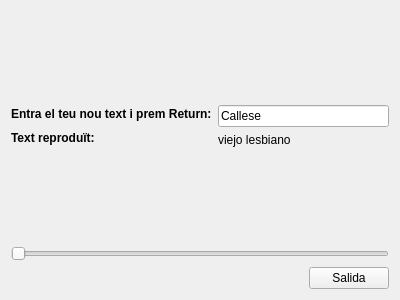
<?xml version="1.0" encoding="UTF-8"?>
<ui version="4.0">
 <class>MyForm</class>
 <widget class="QWidget" name="MyForm">
  <property name="geometry">
   <rect>
    <x>0</x>
    <y>0</y>
    <width>400</width>
    <height>300</height>
   </rect>
  </property>
  <property name="windowTitle">
   <string>MyForm</string>
  </property>
  <layout class="QVBoxLayout" name="verticalLayout_5">
   <item>
    <layout class="QVBoxLayout" name="verticalLayout_4">
     <item>
      <spacer name="verticalSpacer_2">
       <property name="orientation">
        <enum>Qt::Vertical</enum>
       </property>
       <property name="sizeHint" stdset="0">
        <size>
         <width>20</width>
         <height>40</height>
        </size>
       </property>
      </spacer>
     </item>
     <item>
      <layout class="QHBoxLayout" name="horizontalLayout">
       <item>
        <layout class="QVBoxLayout" name="verticalLayout_2">
         <item>
          <widget class="QLabel" name="label">
           <property name="font">
            <font>
             <weight>75</weight>
             <bold>true</bold>
            </font>
           </property>
           <property name="text">
            <string>Entra el teu nou text i prem Return:</string>
           </property>
          </widget>
         </item>
         <item>
          <widget class="QLabel" name="label_3">
           <property name="font">
            <font>
             <weight>75</weight>
             <bold>true</bold>
            </font>
           </property>
           <property name="text">
            <string>Text reproduït:</string>
           </property>
          </widget>
         </item>
        </layout>
       </item>
       <item>
        <layout class="QVBoxLayout" name="verticalLayout">
         <item>
          <widget class="MyLineEdit" name="lineEdit">
           <property name="text">
            <string>Callese</string>
           </property>
          </widget>
         </item>
         <item>
          <widget class="MyLabel" name="label_2">
           <property name="text">
            <string>viejo lesbiano</string>
           </property>
          </widget>
         </item>
        </layout>
       </item>
      </layout>
     </item>
    </layout>
   </item>
   <item>
    <layout class="QVBoxLayout" name="verticalLayout_3">
     <item>
      <spacer name="verticalSpacer">
       <property name="orientation">
        <enum>Qt::Vertical</enum>
       </property>
       <property name="sizeHint" stdset="0">
        <size>
         <width>20</width>
         <height>40</height>
        </size>
       </property>
      </spacer>
     </item>
     <item>
      <widget class="QSlider" name="horizontalSlider">
       <property name="orientation">
        <enum>Qt::Horizontal</enum>
       </property>
      </widget>
     </item>
     <item>
      <layout class="QHBoxLayout" name="horizontalLayout_2">
       <item>
        <spacer name="horizontalSpacer">
         <property name="orientation">
          <enum>Qt::Horizontal</enum>
         </property>
         <property name="sizeHint" stdset="0">
          <size>
           <width>40</width>
           <height>20</height>
          </size>
         </property>
        </spacer>
       </item>
       <item>
        <widget class="QPushButton" name="pushButton">
         <property name="text">
          <string>Salida</string>
         </property>
        </widget>
       </item>
      </layout>
     </item>
    </layout>
   </item>
  </layout>
 </widget>
 <customwidgets>
  <customwidget>
   <class>MyLabel</class>
   <extends>QLabel</extends>
   <header>MyLabel.h</header>
   <slots>
    <slot>setTextUpper(QString)</slot>
    <slot>sendText()</slot>
    <slot>MyTruncate(int)</slot>
   </slots>
  </customwidget>
  <customwidget>
   <class>MyLineEdit</class>
   <extends>QLineEdit</extends>
   <header>MyLineEdit.h</header>
   <slots>
    <signal>sendText(QString)</signal>
    <slot>processReturn()</slot>
   </slots>
  </customwidget>
 </customwidgets>
 <resources/>
 <connections>
  <connection>
   <sender>pushButton</sender>
   <signal>clicked()</signal>
   <receiver>MyForm</receiver>
   <slot>close()</slot>
   <hints>
    <hint type="sourcelabel">
     <x>343</x>
     <y>273</y>
    </hint>
    <hint type="destinationlabel">
     <x>400</x>
     <y>240</y>
    </hint>
   </hints>
  </connection>
  <connection>
   <sender>lineEdit</sender>
   <signal>returnPressed()</signal>
   <receiver>lineEdit</receiver>
   <slot>processReturn()</slot>
   <hints>
    <hint type="sourcelabel">
     <x>387</x>
     <y>120</y>
    </hint>
    <hint type="destinationlabel">
     <x>387</x>
     <y>120</y>
    </hint>
   </hints>
  </connection>
  <connection>
   <sender>lineEdit</sender>
   <signal>sendText(QString)</signal>
   <receiver>label_2</receiver>
   <slot>setText(QString)</slot>
   <hints>
    <hint type="sourcelabel">
     <x>319</x>
     <y>111</y>
    </hint>
    <hint type="destinationlabel">
     <x>323</x>
     <y>135</y>
    </hint>
   </hints>
  </connection>
  <connection>
   <sender>horizontalSlider</sender>
   <signal>valueChanged(int)</signal>
   <receiver>label_2</receiver>
   <slot>MyTruncate(int)</slot>
   <hints>
    <hint type="sourcelabel">
     <x>222</x>
     <y>233</y>
    </hint>
    <hint type="destinationlabel">
     <x>298</x>
     <y>132</y>
    </hint>
   </hints>
  </connection>
 </connections>
</ui>
